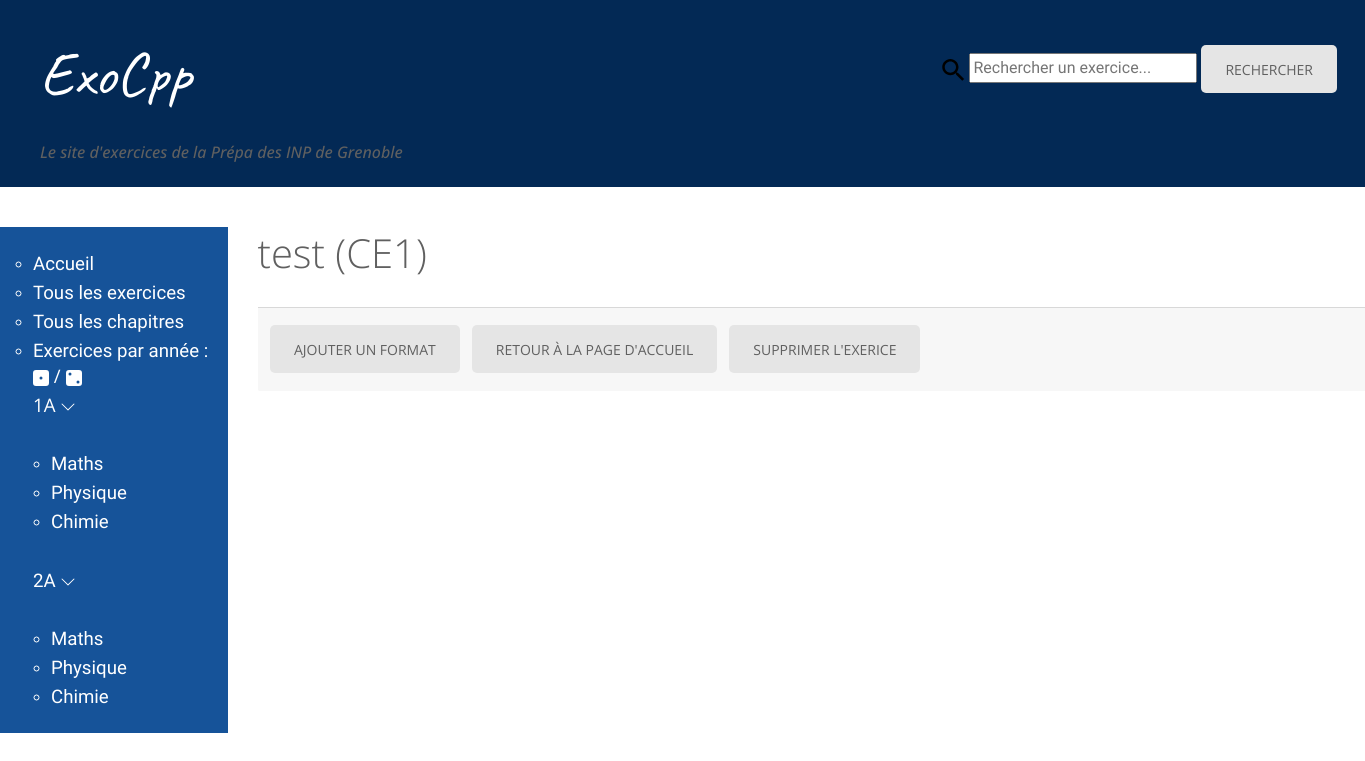
Page /exercice/19 on the earlier database version.
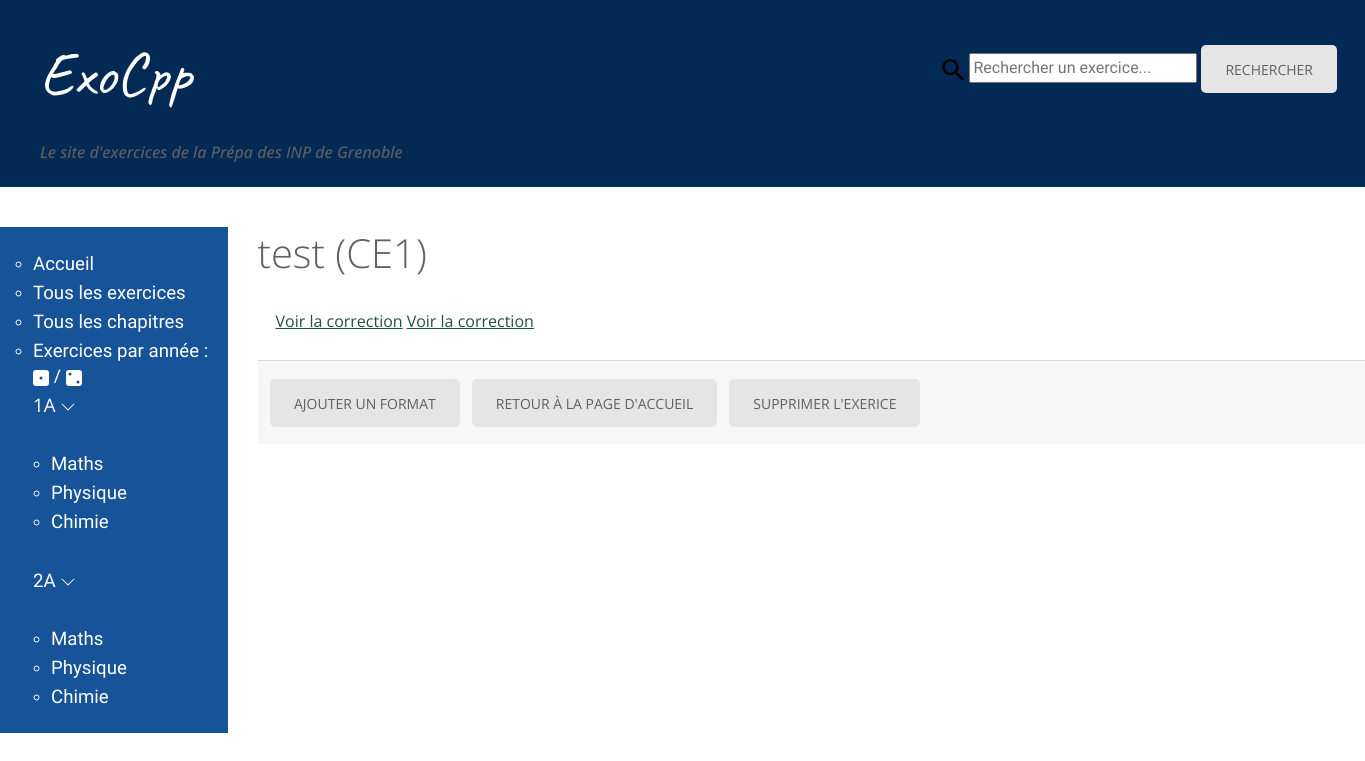
Same page on the later database version.
### exo/models.py (models this page shows, shortened)
class Fichier(models.Model):
    file = models.FileField(upload_to='')
    format = models.CharField(max_length = 2, choices = [('w', 'Document Word'),
        ('p', 'PDF'), ('t', 'LaTeX'), ('i', 'Image')])
    exercice = models.ForeignKey(Exercice, related_name = 'fichier',
        on_delete = models.CASCADE)
    created_date = models.DateTimeField(default=timezone.now)
    published_date = models.DateTimeField(blank=True, null=True)
    correction = models.CharField(max_length=3, choices = [('Oui', 'Oui'), ('Non', 'Non')], default='Non')

### exo/views.py (the view)
# urls.py: path('exercice/<int:exercice_id>', views.detail, name='exercice-details'),
def detail(request, exercice_id):
    exercice = get_object_or_404(Exercice, pk=exercice_id)
    return render(request, 'exo/detail.html', {'exercice': exercice,
    	'fichiers': Fichier.objects.filter(exercice_id=exercice_id)},)

### exo/templates/exo/detail.html
{% extends "base_generic.html" %}
{% block content %}
  <h1>{{exercice.nom}} ({{exercice.chapitre.nom}})</h1>
  <ul>
    {% for fichier in fichiers %}
		{% if fichier.correction == "Oui" %}
			<a href="{{ fichier.file.url }}">{{ "Voir la correction" }}</a>
		{% elif fichier.format == "i" %}
			<img src="{{ fichier.file.url }}" alt="énoncé" width="750"><br/>
		{% elif fichier.format == "p" %}
		<br/>
		<div class="d-grid gap-2 d-md-block">
			  <a href="{{ fichier.file.url }}" class="btn btn-outline-light">{{ fichier.get_format_display }}</a>
  		{% elif fichier.format == "t" %}
  			<a href="{{ fichier.file.url }}" class="btn btn-outline-info">{{ fichier.get_format_display }}</a>
  		</div>
		{% endif %}
	{% endfor %}
  </ul>
  <div class="card-footer text-muted">
  	<a href="{% url 'newformat' %}" class="btn btn-outline-success btn-sm">Ajouter un format</a>
  	<a href="{% url 'home' %}" class="btn btn-outline-secondary btn-sm">Retour à la page d'accueil</a>
  	<a href="{% url 'supp_ex' exercice.id %}" class="btn btn-outline-danger btn-sm">Supprimer l'exerice</a>
  </div>
{% endblock %}

Differences in the rows shown:
added Fichier: value "Voir la correction"
added Fichier: value "Voir la correction"
